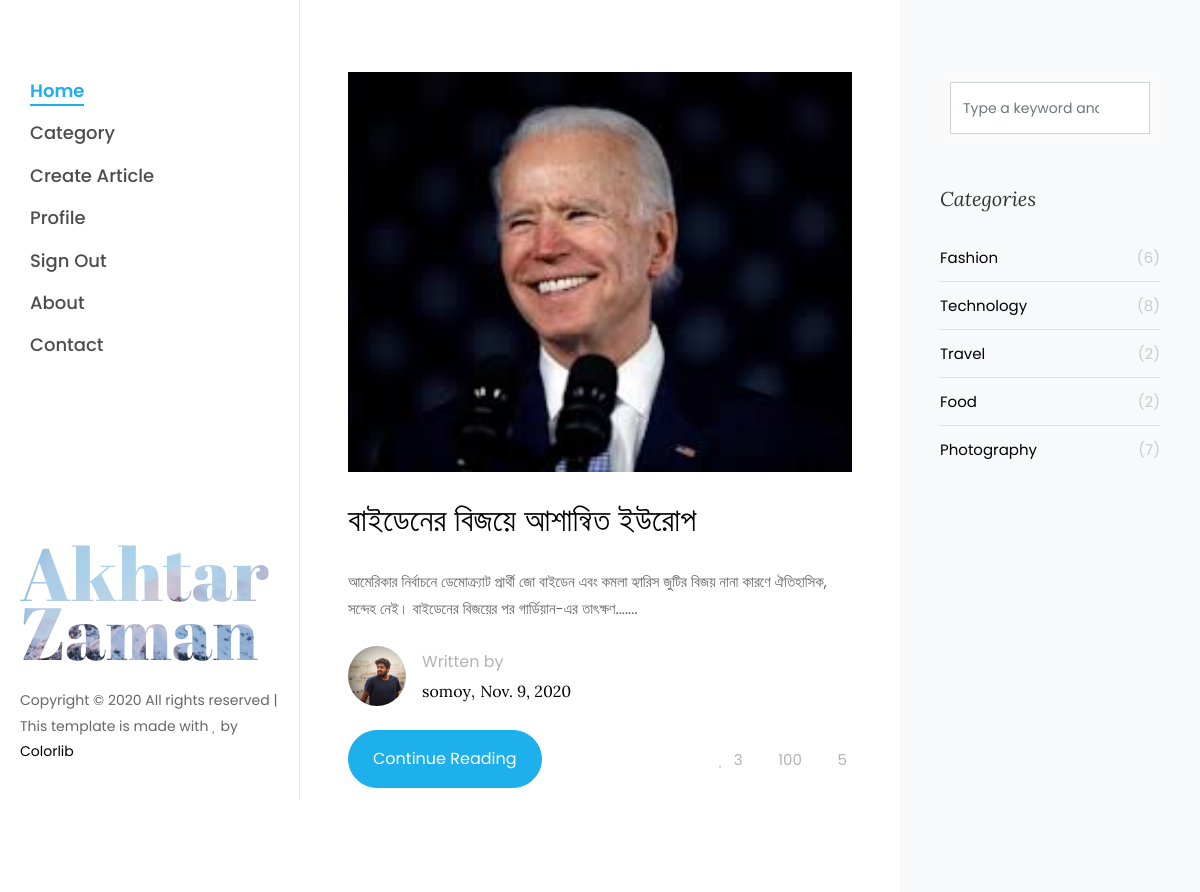
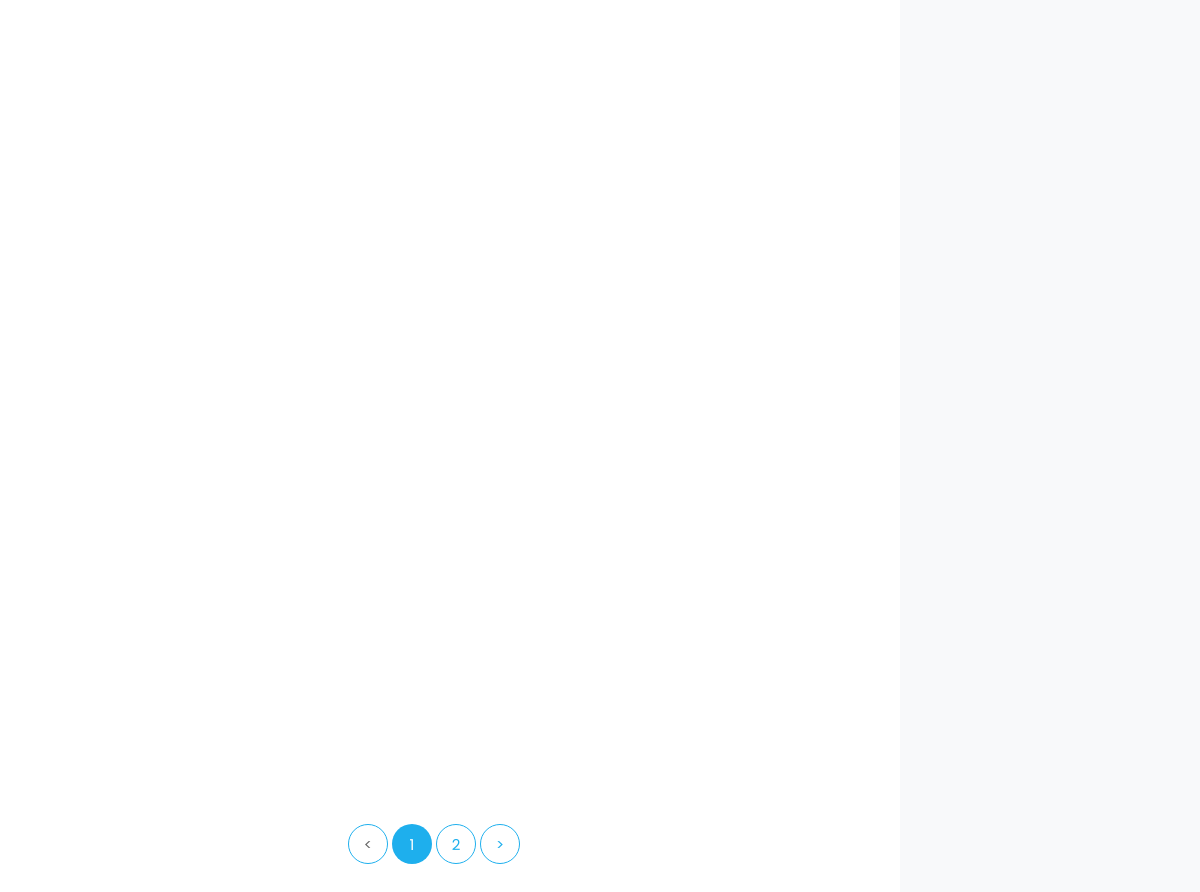
The page /articles/category/3/ (signed in) on the database its author committed (2 pictures, top to bottom).
### Articles/models.py (models this page shows, shortened)
class Blog_Articles(models.Model):
    Title= models.CharField(max_length=300, unique=True)
    Categorry = models.ForeignKey('Category', blank=True,  on_delete = models.CASCADE, null=True)
    Description = models.TextField()
    author = models.ForeignKey(Custom_User_Model, default= None, on_delete = models.CASCADE)
    Date = models.DateField(auto_now_add=True)
    Image = models.ImageField(default='default.jpeg', blank=True)
    Status = models.CharField(max_length=1, choices=STATUS_CHOICES)
    def snippet(self):
        return self.Description[:150]+'.......'

### Accounts/models.py (models this page shows)
class Custom_User_Model(AbstractUser):
    Full_Name = models.CharField(max_length=100 )
    email = models.EmailField(max_length=255, unique=True)
    Age = models.IntegerField(null=True)
    Occupation = models.CharField(max_length=100 )
    Image = models.ImageField(default='default.jpeg', blank=True)
    def __str__(self):
        return self.username

### Articles/views.py (the view)
# urls.py: path('category/<int:id>/', views.Blog_Articles_By_Category, name='categoryView'),
def Blog_Articles_By_Category(request, id):
    category = Category.objects.get(id=id)
    categorical_articles = Blog_Articles.objects.filter(Categorry=category)
    page = request.GET.get('page', 1)
    paginator = Paginator(categorical_articles, 2)
    try:
        Blog_Posts = paginator.page(page)
    except PageNotAnInteger:
        Blog_Posts = paginator.page(1)
    except EmptyPage:
        Blog_Posts = paginator.page(paginator.num_pages)
    return render (request, 'Articles_by_category.html', {'Blog_Posts':Blog_Posts})

### templates/Articles_by_category.html
{% extends 'base.html' %} {% load static %} {% block content %}
<div class="col-xl-8 px-md-5 py-5">
    <div class="row pt-md-4">
        {% for item in Blog_Posts %}
        <div class="col-md-12">
            <div class="blog-entry-2 ftco-animate">
                <a href="{% url 'FullArticle' item.id %}" class="img" style="background-image: url('{{item.Image.url}}');"></a>
                <div class="text pt-4">
                    <h3 class="mb-4"><a href="{% url 'FullArticle' item.id %}">{{ item.Title }}</a></h3>
                    <p class="mb-4">{{item.snippet}}</p>
                    <div class="author mb-4 d-flex align-items-center">
                        <a href="#" class="img" style="background-image: url('{{item.author.Image.url}}');"></a>
                        <div class="ml-3 info">
                            <span>Written by</span>
                            <h3><span>{{ item.author }}</span>, <span>{{ item.Date }}</span></h3>
                        </div>
                    </div>
                    <div class="meta-wrap d-md-flex align-items-center">
                        <div class="half order-md-last text-md-right">
                            <p class="meta">
                                <span><i class="icon-heart"></i>3</span>
                                <span><i class="icon-eye"></i>100</span>
                                <span><i class="icon-comment"></i>5</span>
                            </p>
                        </div>
                        <div class="half">
                            <p><a href="{% url 'FullArticle' item.id %}" class="btn btn-primary p-3 px-xl-4 py-xl-3">Continue Reading</a></p>
                        </div>
                    </div>
                </div>
            </div>
        </div>
        {% endfor %}
    </div>
    <div class="row">
        <div class="col">
            <div class="block-27">
                {% if Blog_Posts.has_other_pages %}
                <ul>
                    {% if Blog_Posts.has_previous %}
                    <li><a href="?page={{ Blog_Posts.previous_page_number }}">&lt;</a></li>
                    {% else %}
                    <li class="disabled"><span>&lt;</span></li>
                    {% endif %} {% for i in Blog_Posts.paginator.page_range %} {% if Blog_Posts.number == i %}
                    <li class="active"><span>{{ i }}</span></li>
                    {% else %}
                    <li><a href="?page={{ i }}">{{ i }}</a></li>
                    {% endif %} {% endfor %} {% if Blog_Posts.has_next %}
                    <li><a href="?page={{ Blog_Posts.next_page_number }}">&gt;</a></li>
                    {% else %}
                    <li class="disabled"><span>&gt;</span></li> {% endif %}
                </ul>
                {% endif %}
            </div>
        </div>
    </div>
</div>
<div class="col-xl-4 sidebar ftco-animate bg-light pt-5">
    <div class="sidebar-box pt-md-4">
        <form action="#" class="search-form">
            <div class="form-group">
                <span class="icon icon-search"></span>
                <input type="text" class="form-control" placeholder="Type a keyword and hit enter">
            </div>
        </form>
    </div>
    <div class="sidebar-box ftco-animate">
        <h3 class="sidebar-heading">Categories</h3>
        <ul class="categories">
            <li><a href="#">Fashion <span>(6)</span></a></li>
            <li><a href="#">Technology <span>(8)</span></a></li>
            <li><a href="#">Travel <span>(2)</span></a></li>
            <li><a href="#">Food <span>(2)</span></a></li>
            <li><a href="#">Photography <span>(7)</span></a></li>
        </ul>
    </div>
</div>
{% endblock content %}

### static/css/icomoon.css (style rules this page uses)
[class^="icon-"], [class*=" icon-"] { font-family: 'icomoon' !important; speak: none; font-style: normal; font-weight: normal; font-variant: normal; text-transform: none; line-height: 1; -webkit-font-smoothing: antialiased; -moz-osx-font-smoothing: grayscale; }
.icon-search:before { content: "\f002"; }
.icon-heart:before { content: "\f004"; }
.icon-eye:before { content: "\f06e"; }
.icon-comment:before { content: "\f075"; }

### rows shown on the page
Blog_Articles: Image (picture), Title "বাইডেনের বিজয়ে আশান্বিত ইউরোপ", snippet "আমেরিকার নির্বাচনে ডেমোক্র্যাট প্রার্থী জো বাইডেন এবং কমলা হ্যারিস জুটির বিজয় নানা কারণে ঐতিহাসিক, সন্দেহ নেই। বাইডেনের বিজয়ের পর গার্ডিয়ান-এর তাৎক্ষণ.......", author.Image (picture), author "somoy", Date "Nov. 9, 2020"

### other values the page prints
{{ i }} "1"
{{ i }} "2"
